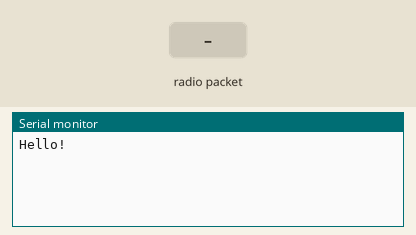
The sketch below on a simulated Arduino Uno, built with avr-gcc and run on an emulated ATmega328P. Parts: the last lines printed to the serial monitor. The inputs (shaded band) are chosen by the test bench. No radio packets arrive unless stated.

Above: at 1.2 s.
1.3 s: radio packet "1" arrives
At 2.4 s:
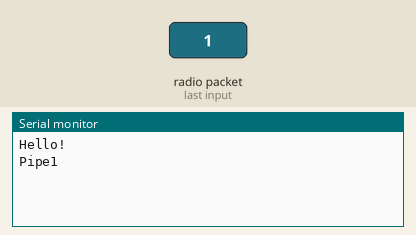
2.8 s: radio packet "0" arrives
At 3.6 s:
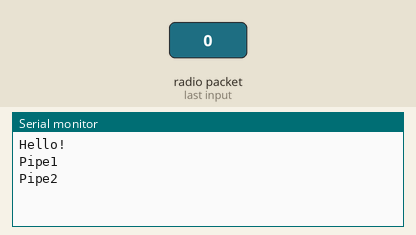

The sketch:

Temporary_Receiver.ino
```cpp
#include <SPI.h>
#include <String.h>
#include <nRF24L01.h>
#include <RF24.h>
#include <RF24_config.h>
#include "HomeAutomation.h"


// Set up nRF24L01 radio on SPI bus plus pins 9 & 10
RF24 radio(9,10);

char buffer[12];

//-----------------------------------------------------
// Declaring Addressess
// Values defined at HomeAutomation.h
//-----------------------------------------------------
static const uint64_t addr[6] = {0xDEADBEEF00LL,0xABAB555500LL,0xABAB555533LL,0xABAB555566LL,0xABAB555599LL,0xABAB5555CCLL};

void setup(void){
  Serial.begin(57600);
  Serial.println("Hello!");

  radio.begin();
  radio.setPayloadSize(12);
  radio.setChannel(20);
  radio.setCRCLength(RF24_CRC_16);
  radio.setDataRate( RF24_1MBPS);
  radio.setAutoAck(1,false);
  radio.setPALevel(RF24_PA_HIGH);
}

void loop(void){
  static unsigned int current=0;

  radio.openReadingPipe(current,addr[current]);
  radio.startListening();
  delay(5);
  if(radio.available()){
    radio.stopListening();
    radio.read( buffer, 12 );
    Serial.print("Pipe");
    Serial.println(current);
  }
  radio.stopListening();
  current++;
  if(current == 6) current = 0;
}
```

Measured:
- after the input at 1.3 s, the serial monitor: prints a new line at once (image 1)
- after the input at 2.8 s, the serial monitor: prints a new line at once (image 2)
